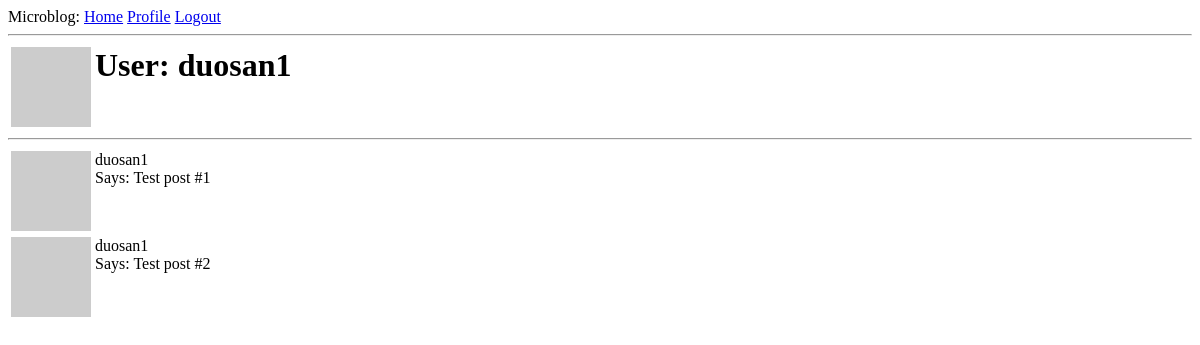
The page /user/duosan1 (signed in) on the database as committed earlier.
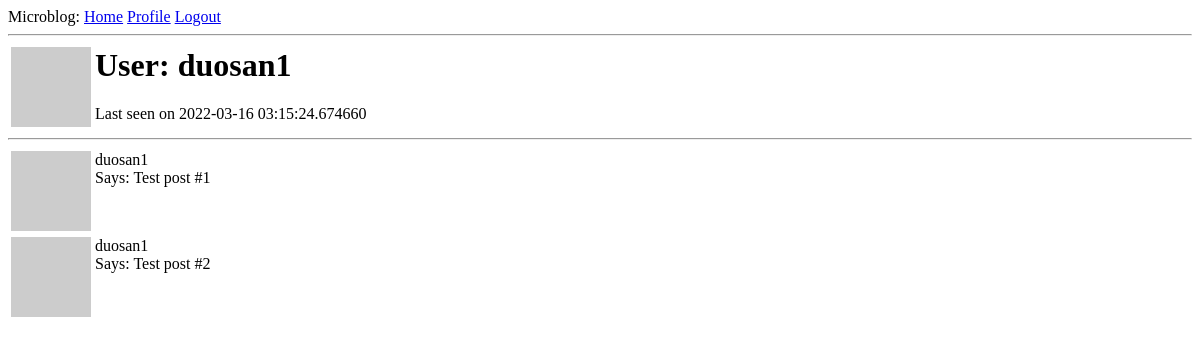
The same page on the database as committed later.
### app/models.py (models this page shows, shortened)
class User(db.Model, UserMixin):
    id = db.Column(db.Integer, primary_key=True)
    username = db.Column(db.String(64), index=True, unique=True)
    email = db.Column(db.String(120), index=True, unique=True)
    password_hash = db.Column(db.String(128))
    posts = db.relationship("Post", backref="author", lazy="dynamic")
    about_me = db.Column(db.String(140))
    last_seen = db.Column(db.DateTime, default=datetime.utcnow())
    def avatar(self, size: int):
        print(f"email:{self.email}")
        digest = md5(self.email.lower().encode("utf-8")).hexdigest()
        return (f"https://www.gravatar.com/avatar/{digest}?"
                f"d=identicon&s={size}")

### app/routes.py (the view)
@app.route("/user/<username>")
@login_required
def user(username):
    user = User.query.filter_by(username=username).first_or_404()
    posts = [
        {'author': user, 'body': 'Test post #1'},
        {'author': user, 'body': 'Test post #2'}
    ]
    return render_template("user.html", title="user", user=user, posts=posts)

### app/models.py (called while the page is built)
@login.user_loader
def load_user(id: str) -> User:
    return User.query.get(int(id))

### app/routes.py (called while the page is built)
@app.before_request
def before_request():
    if current_user.is_authenticated:
        current_user.last_seen = datetime.utcnow()
        db.session.commit()

### app/templates/user.html (shortened to what this page needs)
{% extends "base.html" %}
{% block content %}
    <table>
        <tr valign="top">
            <td><img src=" {{ current_user.avatar(64) }}"></td>
            <td>
                <h1>User: {{ user.username }}</h1>
                {% if user.last_seen %} <p>Last seen on {{ user.last_seen }}</p>{% endif %}
            </td>
        </tr>
    </table>
    <hr>
    {% for post in posts %}
        {% include "_post.html" %}
    {% endfor %}
{% endblock %}

### app/templates/_post.html
<table>
    <tr valign="top">
        <td><img src="{{ post.author.avatar(32) }}"></td>
        <td>{{ post.author.username }} <br>Says: {{ post.body }}</td>
    </tr>
</table>

Rows that differ between the two databases and show on the page:
changed User "duosan1": last_seen (not shown) → "2022-03-16 03:15:24.674660"
Other text that changed with them:
text now shown: "Last seen on"
